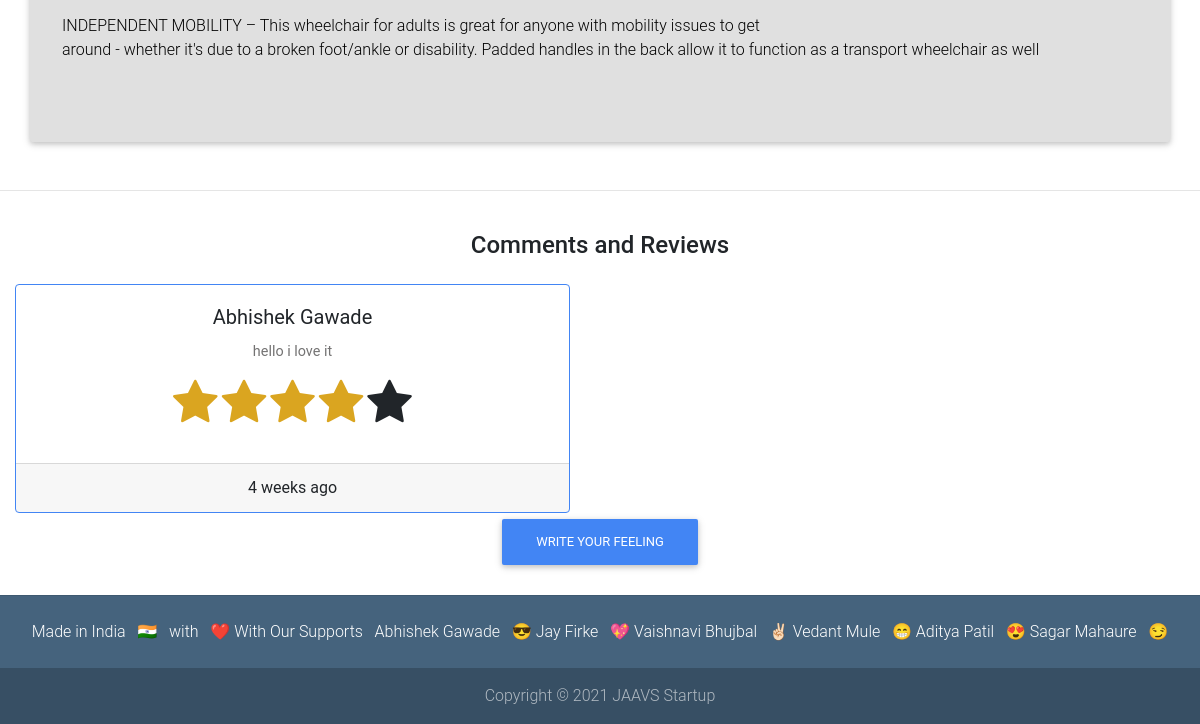
The app's page /product_view/easycare-premium-steel-wheelchair-with-nylon-seat-capacity-100-kgs-footrest-black-plastic/ (lower part), older data.
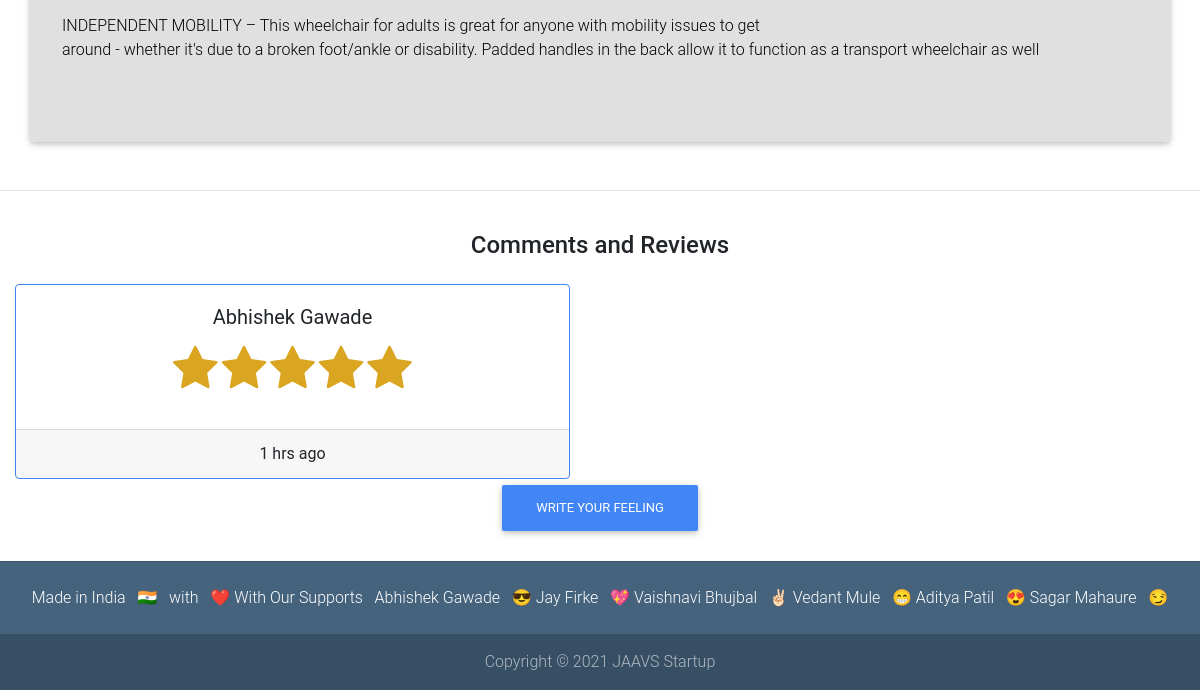
The same page, newer data.
### base/models.py (models this page shows, shortened)
class Comment(models.Model):
    user=models.ForeignKey(settings.AUTH_USER_MODEL,on_delete=models.CASCADE)
    product = models.ForeignKey(Item,on_delete=models.CASCADE)
    rating = models.IntegerField(default=0,validators=[
                MaxValueValidator(5),MinValueValidator(0)
            ])
    body = models.TextField(blank=True,null=True)
    created = models.DateTimeField(auto_now_add=True)
    updated = models.DateTimeField(auto_now=True)

### base/views.py (the view, shortened to what this page needs)
# urls.py: path('product_view/<slug>/',item_detail_view,name ='product-view'),
def item_detail_view(request,slug):
    item=Item.objects.get(slug=slug)
    messages_item=Comment.objects.filter(product=item)[::-1]
    images_list=[]
    if item.image:
        images_list.append(item.image.url)
    context={
        'object':item,
        'messages_item':messages_item,
        'images_list':images_list,
        'range': range(1,6)
    }
    return render(request,'product-page.html',context)

### base/models.py (called while the page is built)
    def get_add_to_cart_url(self):
        return reverse("base:add-to-cart", kwargs={"slug": self.slug})

    def get_remove_to_cart_url(self):
        return reverse("base:remove-from-cart", kwargs={"slug": self.slug})

### templates/product-page.html (shortened to what this page needs)
{% extends 'base.html' %}
{% load date_tag %}
{% load static %}
{% block content %}
  <main class="mt-5 pt-4">
    <div class="container dark-grey-text mt-5">
      <div class="row wow fadeIn">
            <div class="jumbotron btn-light col-md-12 ">
            <br>
          {% autoescape off %}
              {{ object.description|linebreaks }}
            {% endautoescape %}
            </div>
        </div>
      </div>
      <hr>
      <div class="row d-flex justify-content-center wow fadeIn">
        <h4 class="my-4 h4 text-center">Comments and Reviews</h4>
        <div class="col-md-12 ">
          <div class="card-deck">
        {% for review in messages_item %}
          {% if review.rating != 0 %}
                 <div class="col-sm-6">
                        <div class="card text-center border border-primary shadow-3 " >
                              <div class="card-body">
                                  <h5 class="card-title">{{review.user.get_full_name}}</h5>
                                  <p class="card-text">
                                    {{review.body}}
                                  </p>
                                  <p class="rating_button"  id="{{review.rating}}">
                                      {% for i in range %}
                                            {% if  i <= review.rating %}
                                               <span id='sd{{i}}' class="fa fa-star fa-3x checked"></span>
                                            {% else %}
                                              <span id='sd{{i}}' class="fa fa-star fa-3x"></span>
                                            {% endif %}
                                      {% endfor %}
                              </div>
                              <div class="card-footer">{{ review|date_str_output }}</div>
                          </div>
                    </div>
                {% endif %}
        {% endfor %}
        </div>
      <div class="row d-flex justify-content-center wow fadeIn">
        <button type="button" class="btn btn-primary" data-toggle="modal" data-target="#exampleModal" data-whatever="@mdo">Write Your Feeling</button>
      </div>
    </div>
  </main>
  {% endblock content %}

Row changes from the older to the newer data that the page shows:
changed Comment "Abhishek Gawade": rating 4 → 5 (drawn); created+updated "4 weeks ago" → "1 hrs ago"; body "hello i love it" → (not shown)
